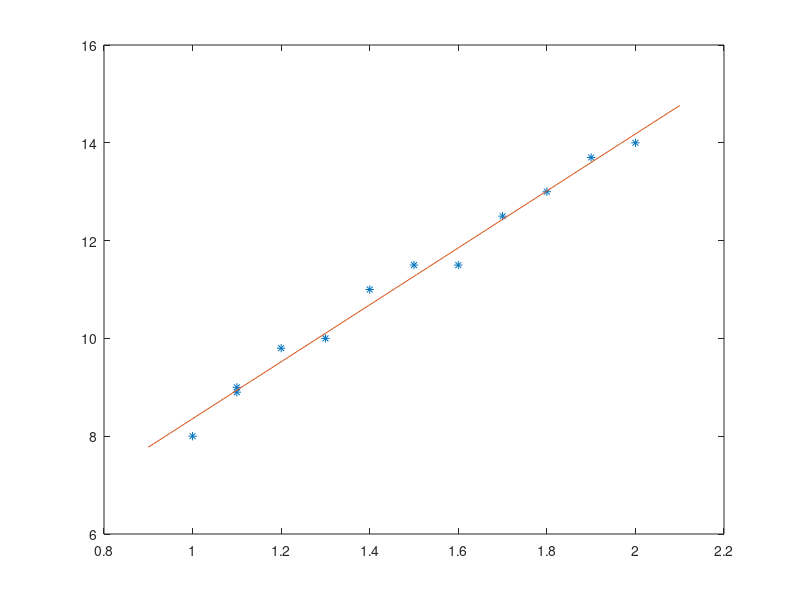

This chart was generated by the following MATLAB code:
t=[1 1.1 1.1:0.1:2];
f=[8 8.9 9 9.8 10 11 11.5 11.5 12.5 13 13.7 14];
p=polyfit(t,f,1) 
%F(t)=5.82*t^1+2.53*^0
xx=linspace(0.9,2.1);
yy=polyval(p,xx);
figure; plot(t,f,'*',xx,yy)